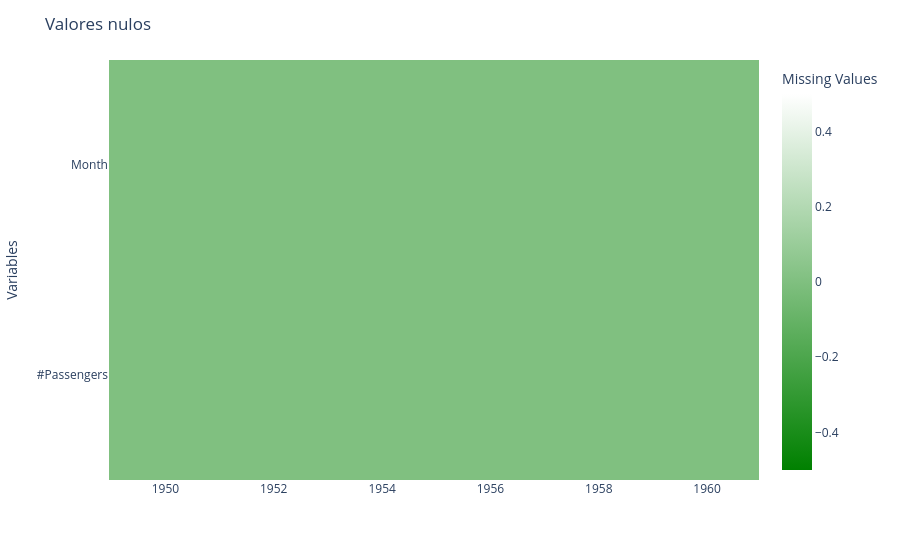

The notebook cell this image was saved under:
### Markdown cell above
## Aplicación de suavizado a la serie temporal y visualización de la serie resultante

### Code cell
missing_values_mask = df.isnull()

fig = px.imshow(missing_values_mask.T, 
                labels=dict(x="Time Index", y="Variables", color="Missing Values"), 
                x=df.index, 
                y=list(df.columns),
                color_continuous_scale=[[0, 'green'], [1, 'white']])

fig.update_layout(title="Valores nulos",
                  xaxis_title="",
                  yaxis_title="Variables",
                  xaxis_showgrid=True, yaxis_showgrid=True)

fig.show()

### Figure 1 — Plotly figure (JSON) as saved in the notebook; plotly's stock layout.template omitted (floating-point values rounded to 4 significant figures; data arrays with more than 128 entries replaced by an {"elided": "..."} marker saying what was removed)
{"data": [{"coloraxis": "coloraxis", "hovertemplate": "Time Index: %{x}<br>Variables: %{y}<br>Missing Values: %{z}<extra></extra>", "name": "0", "type": "heatmap", "x": {"elided": "144 str values"}, "xaxis": "x", "y": ["Month", "#Passengers"], "yaxis": "y", "z": {"elided": "2x144 int values"}}], "layout": {"coloraxis": {"colorbar": {"title": {"text": "Missing Values"}}, "colorscale": [[0, "green"], [1, "white"]]}, "margin": {"t": 60}, "title": {"text": "Valores nulos"}, "xaxis": {"anchor": "y", "constrain": "domain", "domain": [0, 1], "scaleanchor": "y", "showgrid": true, "title": {"text": ""}}, "yaxis": {"anchor": "x", "autorange": "reversed", "constrain": "domain", "domain": [0, 1], "showgrid": true, "title": {"text": "Variables"}}}}
